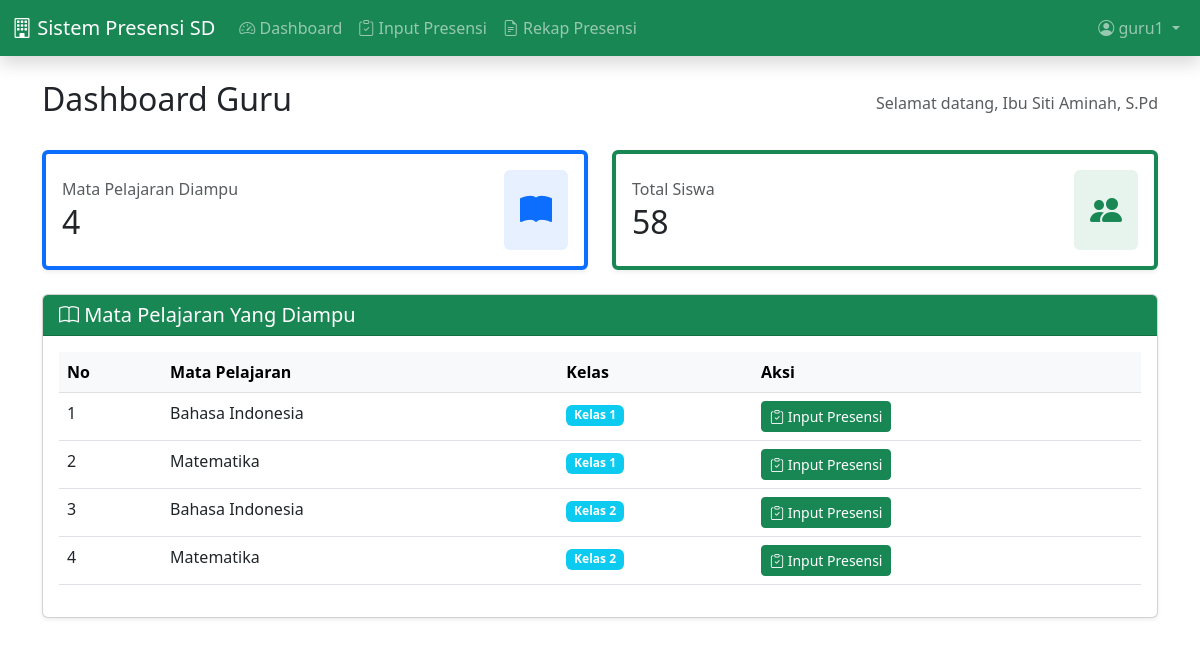
The page /dashboard.php (signed in) on the database its author committed.
### tables this page shows
CREATE TABLE `guru` (
  `ID_Guru` int(11) NOT NULL,
  `nama_guru` varchar(150) DEFAULT NULL,
  `Admin_ID` int(11) NOT NULL
);

CREATE TABLE `mata_pelajaran` (
  `ID_MaPel` int(11) NOT NULL,
  `Nama_MaPel` varchar(150) DEFAULT NULL,
  `Guru_Pengampu` int(11) NOT NULL,
  `Kelas` int(11) NOT NULL,
  `Admin_ID` int(11) NOT NULL,
  `id_guru` int(11) NOT NULL
);

CREATE TABLE `kelas` (
  `ID_Kelas` int(11) NOT NULL,
  `Nama_Kelas` text NOT NULL
);

### dashboard.php (the view, shortened to what this page needs)
<?php
require_once 'db.php';
$role = $_SESSION['role'];
$username = $_SESSION['username'];
if ($role == 'Admin') {
    $total_siswa = mysqli_fetch_assoc(mysqli_query($conn, "SELECT COUNT(*) as total FROM siswa"))['total'];
    $total_guru = mysqli_fetch_assoc(mysqli_query($conn, "SELECT COUNT(*) as total FROM guru"))['total'];
    $total_kelas = mysqli_fetch_assoc(mysqli_query($conn, "SELECT COUNT(*) as total FROM kelas"))['total'];
    $total_mapel = mysqli_fetch_assoc(mysqli_query($conn, "SELECT COUNT(*) as total FROM mata_pelajaran"))['total'];
?>
<!DOCTYPE html>
<html lang="id">
<head>
    <meta charset="UTF-8">
    <meta name="viewport" content="width=device-width, initial-scale=1.0">
    <title>Dashboard Admin - Sistem Presensi SD</title>
    <link href="https://cdn.jsdelivr.net/npm/bootstrap@5.3.0/dist/css/bootstrap.min.css" rel="stylesheet">
    <link rel="stylesheet" href="https://cdn.jsdelivr.net/npm/bootstrap-icons@1.10.0/font/bootstrap-icons.css">
    <style>
        .stat-card {
            border-left: 4px solid;
            transition: transform 0.2s;
        }
        .stat-card:hover {
            transform: translateY(-5px);
        }
        .stat-card.blue { border-left-color: #0d6efd; }
        .stat-card.green { border-left-color: #198754; }
        .stat-card.purple { border-left-color: #6f42c1; }
        .stat-card.orange { border-left-color: #fd7e14; }
    </style>
</head>
<body>
    <?php include 'navbar.php'; ?>
    <div class="container mt-4">
        <div class="d-flex justify-content-between align-items-center mb-4">
            <h2>Dashboard Admin</h2>
            <span class="text-muted">Selamat datang, <?= $username ?></span>
        </div>
        <div class="row g-4">
            <div class="col-md-3">
                <div class="card stat-card blue shadow-sm">
                    <div class="card-body">
                        <div class="d-flex justify-content-between align-items-center">
                            <div>
                                <h6 class="text-muted mb-1">Total Siswa</h6>
                                <h2 class="mb-0"><?= $total_siswa ?></h2>
                            </div>
                            <div class="bg-primary bg-opacity-10 p-3 rounded">
                                <i class="bi bi-people-fill text-primary fs-2"></i>
                            </div>
                        </div>
                    </div>
                </div>
            </div>
            <div class="col-md-3">
                <div class="card stat-card green shadow-sm">
                    <div class="card-body">
                        <div class="d-flex justify-content-between align-items-center">
                            <div>
                                <h6 class="text-muted mb-1">Total Guru</h6>
                                <h2 class="mb-0"><?= $total_guru ?></h2>
                            </div>
                            <div class="bg-success bg-opacity-10 p-3 rounded">
                                <i class="bi bi-person-badge-fill text-success fs-2"></i>
                            </div>
                        </div>
                    </div>
                </div>
            </div>
            <div class="col-md-3">
                <div class="card stat-card purple shadow-sm">
                    <div class="card-body">
                        <div class="d-flex justify-content-between align-items-center">
                            <div>
                                <h6 class="text-muted mb-1">Total Kelas</h6>
                                <h2 class="mb-0"><?= $total_kelas ?></h2>
                            </div>
                            <div class="bg-purple bg-opacity-10 p-3 rounded" style="background-color: rgba(111, 66, 193, 0.1) !important;">
                                <i class="bi bi-door-open-fill fs-2" style="color: #6f42c1;"></i>
                            </div>
                        </div>
                    </div>
                </div>
            </div>
            <div class="col-md-3">
                <div class="card stat-card orange shadow-sm">
                    <div class="card-body">
                        <div class="d-flex justify-content-between align-items-center">
                            <div>
                                <h6 class="text-muted mb-1">Mata Pelajaran</h6>
                                <h2 class="mb-0"><?= $total_mapel ?></h2>
                            </div>
                            <div class="bg-warning bg-opacity-10 p-3 rounded">
                                <i class="bi bi-book-fill text-warning fs-2"></i>
                            </div>
                        </div>
                    </div>
                </div>
            </div>
        </div>
        <div class="row mt-4">
            <div class="col-md-12">
                <div class="card shadow-sm">
                    <div class="card-header bg-primary text-white">
                        <h5 class="mb-0"><i class="bi bi-info-circle"></i> Menu Cepat</h5>
                    </div>
                    <div class="card-body">
                        <div class="row g-3">
                            <div class="col-md-3">
                                <a href="siswa.php" class="btn btn-outline-primary w-100 py-3">
                                    <i class="bi bi-people fs-3 d-block mb-2"></i>
                                    Kelola Siswa
                                </a>
                            </div>
                            <div class="col-md-3">
                                <a href="guru.php" class="btn btn-outline-success w-100 py-3">
                                    <i class="bi bi-person-badge fs-3 d-block mb-2"></i>
                                    Kelola Guru
                                </a>
                            </div>
                            <div class="col-md-3">
                                <a href="kelas.php" class="btn btn-outline-purple w-100 py-3" style="color: #6f42c1; border-color: #6f42c1;">
                                    <i class="bi bi-door-open fs-3 d-block mb-2"></i>
                                    Kelola Kelas
                                </a>
                            </div>
                            <div class="col-md-3">
                                <a href="mapel.php" class="btn btn-outline-warning w-100 py-3">
                                    <i class="bi bi-book fs-3 d-block mb-2"></i>
                                    Mata Pelajaran
                                </a>
                            </div>
                        </div>
                    </div>
                </div>
            </div>
        </div>
    </div>
    <script src="https://cdn.jsdelivr.net/npm/bootstrap@5.3.0/dist/js/bootstrap.bundle.min.js"></script>
</body>
</html>
<?php
} elseif ($role == 'Guru') {
    $guru_query = mysqli_query($conn, "SELECT g.* FROM guru g
                                        JOIN akun a ON g.ID_Guru = SUBSTRING(a.Username, 5)
                                        WHERE a.Username = '$username'");
    $guru_data = mysqli_fetch_assoc($guru_query);
    $id_guru = $guru_data['ID_Guru'];
    $total_mapel = mysqli_fetch_assoc(mysqli_query($conn, "SELECT COUNT(*) as total FROM mata_pelajaran WHERE id_guru = $id_guru"))['total'];
    $total_siswa_query = mysqli_query($conn, "SELECT COUNT(DISTINCT ks.nis) as total
                                               FROM kelas_siswa ks
                                               JOIN mata_pelajaran mp ON ks.id_kelas = mp.Kelas
                                               WHERE mp.id_guru = $id_guru");
    $total_siswa = mysqli_fetch_assoc($total_siswa_query)['total'];
    $mapel_query = mysqli_query($conn, "SELECT mp.*, k.Nama_Kelas
                                         FROM mata_pelajaran mp
                                         JOIN kelas k ON mp.Kelas = k.ID_Kelas
                                         WHERE mp.id_guru = $id_guru
                                         ORDER BY k.ID_Kelas, mp.Nama_MaPel");
?>
<!DOCTYPE html>
<html lang="id">
<head>
    <link href="https://cdn.jsdelivr.net/npm/bootstrap@5.3.0/dist/css/bootstrap.min.css" rel="stylesheet">
    <link rel="stylesheet" href="https://cdn.jsdelivr.net/npm/bootstrap-icons@1.10.0/font/bootstrap-icons.css">
</head>
<body>
    <?php include 'navbar.php'; ?>
    <div class="container mt-4">
        <div class="d-flex justify-content-between align-items-center mb-4">
            <h2>Dashboard Guru</h2>
            <span class="text-muted">Selamat datang, <?= $guru_data['nama_guru'] ?></span>
        </div>
        <div class="row g-4 mb-4">
            <div class="col-md-6">
                <div class="card shadow-sm border-start border-primary border-4">
                    <div class="card-body">
                        <div class="d-flex justify-content-between align-items-center">
                            <div>
                                <h6 class="text-muted mb-1">Mata Pelajaran Diampu</h6>
                                <h2 class="mb-0"><?= $total_mapel ?></h2>
                            </div>
                            <div class="bg-primary bg-opacity-10 p-3 rounded">
                                <i class="bi bi-book-fill text-primary fs-2"></i>
                            </div>
                        </div>
                    </div>
                </div>
            </div>
            <div class="col-md-6">
                <div class="card shadow-sm border-start border-success border-4">
                    <div class="card-body">
                        <div class="d-flex justify-content-between align-items-center">
                            <div>
                                <h6 class="text-muted mb-1">Total Siswa</h6>
                                <h2 class="mb-0"><?= $total_siswa ?></h2>
                            </div>
                            <div class="bg-success bg-opacity-10 p-3 rounded">
                                <i class="bi bi-people-fill text-success fs-2"></i>
                            </div>
                        </div>
                    </div>
                </div>
            </div>
        </div>
        <div class="card shadow-sm">
            <div class="card-header bg-success text-white">
                <h5 class="mb-0"><i class="bi bi-book"></i> Mata Pelajaran Yang Diampu</h5>
            </div>
            <div class="card-body">
                <div class="table-responsive">
                    <table class="table table-hover">
                        <thead class="table-light">
                            <tr>
                                <th>No</th>
                                <th>Mata Pelajaran</th>
                                <th>Kelas</th>
                                <th>Aksi</th>
                            </tr>
                        </thead>
                        <tbody>
                            <?php
                            $no = 1;
                            while ($mapel = mysqli_fetch_assoc($mapel_query)):
                            ?>
                            <tr>
                                <td><?= $no++ ?></td>
                                <td><?= $mapel['Nama_MaPel'] ?></td>
                                <td><span class="badge bg-info"><?= $mapel['Nama_Kelas'] ?></span></td>
                                <td>
                                    <a href="input_presensi.php?id_mapel=<?= $mapel['ID_MaPel'] ?>&id_kelas=<?= $mapel['Kelas'] ?>"
                                       class="btn btn-sm btn-success">
                                        <i class="bi bi-clipboard-check"></i> Input Presensi
                                    </a>
                                </td>
                            </tr>
                            <?php endwhile; ?>
                        </tbody>
                    </table>
                </div>
            </div>
        </div>
    </div>
</body>
</html>
<?php
} ?>

### rows shown on the page
guru: nama_guru "Ibu Siti Aminah, S.Pd"
mata_pelajaran: Nama_MaPel "Bahasa Indonesia", kelas.Nama_Kelas "Kelas 1"
mata_pelajaran: Nama_MaPel "Matematika", kelas.Nama_Kelas "Kelas 1"
mata_pelajaran: Nama_MaPel "Bahasa Indonesia", kelas.Nama_Kelas "Kelas 2"
mata_pelajaran: Nama_MaPel "Matematika", kelas.Nama_Kelas "Kelas 2"

### other values the page prints
$_SESSION['username'] "guru1"
$total_mapel "4"
$total_siswa "58"
